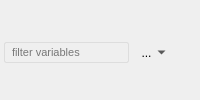
      <widget class="QWidget" name="filterWidget" native="true">
       <property name="styleSheet">
        <string notr="true">QToolButton {
     padding: 1px;
	 border: 1px solid transparent;
	 border-radius: 2px;
     background: transparent;
	height: 14px;
}

QToolButton:hover {
		border: 1px solid  rgba( 92, 163, 255, 20% );
		background-color: rgba( 92, 163, 255, 10% );
}

QToolButton:checked, QToolButton:hover:pressed {
		border: 1px solid  rgba( 92, 163, 255, 50% );
		background-color: rgba( 92, 163, 255, 25% );
}</string>
       </property>
       <layout class="QHBoxLayout" name="horizontalLayout_5">
        <property name="spacing">
         <number>4</number>
        </property>
        <property name="leftMargin">
         <number>4</number>
        </property>
        <property name="topMargin">
         <number>5</number>
        </property>
        <property name="rightMargin">
         <number>4</number>
        </property>
        <property name="bottomMargin">
         <number>0</number>
        </property>
        <item>
         <widget class="QLineEdit" name="filterLineEdit">
          <property name="styleSheet">
           <string notr="true">QLineEdit {
     border: 1px solid #ddd;
	 border-radius: 2px;
     padding: 1px 5px 2px 5px;
     background: transparent;
	font-size: 11px;
 }
</string>
          </property>
          <property name="placeholderText">
           <string>filter variables</string>
          </property>
          <property name="clearButtonEnabled">
           <bool>true</bool>
          </property>
         </widget>
        </item>
        <item>
         <widget class="QToolButton" name="filterToolButton">
          <property name="toolTip">
           <string>Filter variables</string>
          </property>
          <property name="styleSheet">
           <string notr="true">
QToolButton {
	width: 20px;
	padding-right: 10px;
}

QToolButton::menu-arrow {
    image: url(:/icons/down_arrow.png);
}

QToolButton::menu-button {
    border: 1px transparent #76797C;
    border-top-right-radius: 6px;
    border-bottom-right-radius: 6px;
    width: 16px;
    outline: none;
}
</string>
          </property>
          <property name="text">
           <string>...</string>
          </property>
          <property name="icon">
           <iconset resource="../icons/icons.qrc">
            <normaloff>:/icons/filter.png</normaloff>:/icons/filter.png</iconset>
          </property>
          <property name="checkable">
           <bool>true</bool>
          </property>
          <property name="popupMode">
           <enum>QToolButton::MenuButtonPopup</enum>
          </property>
          <property name="toolButtonStyle">
           <enum>Qt::ToolButtonIconOnly</enum>
          </property>
          <property name="autoRaise">
           <bool>true</bool>
          </property>
         </widget>
        </item>
        <item>
         <widget class="QToolButton" name="tableViewToolButton">
          <property name="toolTip">
           <string>Toggle list view</string>
          </property>
          <property name="styleSheet">
           <string notr="true"/>
          </property>
          <property name="icon">
           <iconset resource="../icons/icons.qrc">
            <normaloff>:/icons/list-16x16.png</normaloff>:/icons/list-16x16.png</iconset>
          </property>
          <property name="checkable">
           <bool>true</bool>
          </property>
          <property name="autoRaise">
           <bool>true</bool>
          </property>
         </widget>
        </item>
       </layout>
      </widget>
